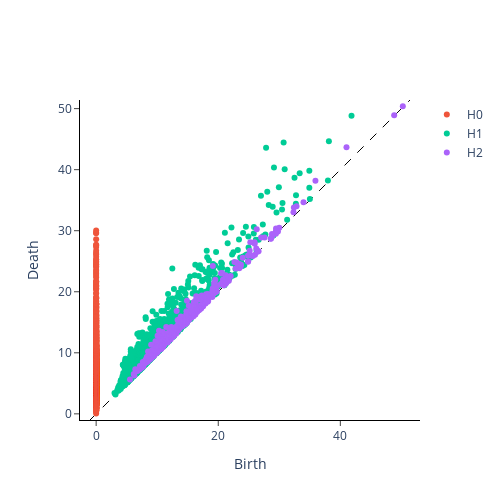

Notebook cell for this chart:
### Code cell
VR = VietorisRipsPersistence()
VR.plot(diagrams, sample=0)

### Figure 1 — Plotly figure (JSON) as saved in the notebook; plotly's stock layout.template omitted (floating-point values rounded to 4 significant figures; data arrays with more than 128 entries replaced by an {"elided": "..."} marker saying what was removed)
{"data": [{"hoverinfo": "none", "line": {"color": "black", "dash": "dash", "width": 1}, "mode": "lines", "showlegend": false, "type": "scatter", "x": [-1.008, 51.41], "y": [-1.008, 51.41]}, {"hoverinfo": "text", "hovertext": {"elided": "2669 str values"}, "mode": "markers", "name": "H0", "type": "scatter", "x": {"elided": "2669 int values"}, "y": {"elided": "2669 float values"}}, {"hoverinfo": "text", "hovertext": {"elided": "1372 str values"}, "mode": "markers", "name": "H1", "type": "scatter", "x": {"elided": "1372 float values"}, "y": {"elided": "1372 float values"}}, {"hoverinfo": "text", "hovertext": {"elided": "363 str values"}, "mode": "markers", "name": "H2", "type": "scatter", "x": {"elided": "363 float values"}, "y": {"elided": "363 float values"}}], "layout": {"height": 500, "plot_bgcolor": "white", "width": 500, "xaxis": {"autorange": false, "exponentformat": "e", "linecolor": "black", "linewidth": 1, "mirror": false, "range": [-1.008, 51.41], "showexponent": "all", "showline": true, "side": "bottom", "ticks": "outside", "title": {"text": "Birth"}, "type": "linear", "zeroline": true}, "yaxis": {"autorange": false, "exponentformat": "e", "linecolor": "black", "linewidth": 1, "mirror": false, "range": [-1.008, 51.41], "scaleanchor": "x", "scaleratio": 1, "showexponent": "all", "showline": true, "side": "left", "ticks": "outside", "title": {"text": "Death"}, "type": "linear", "zeroline": true}}}
